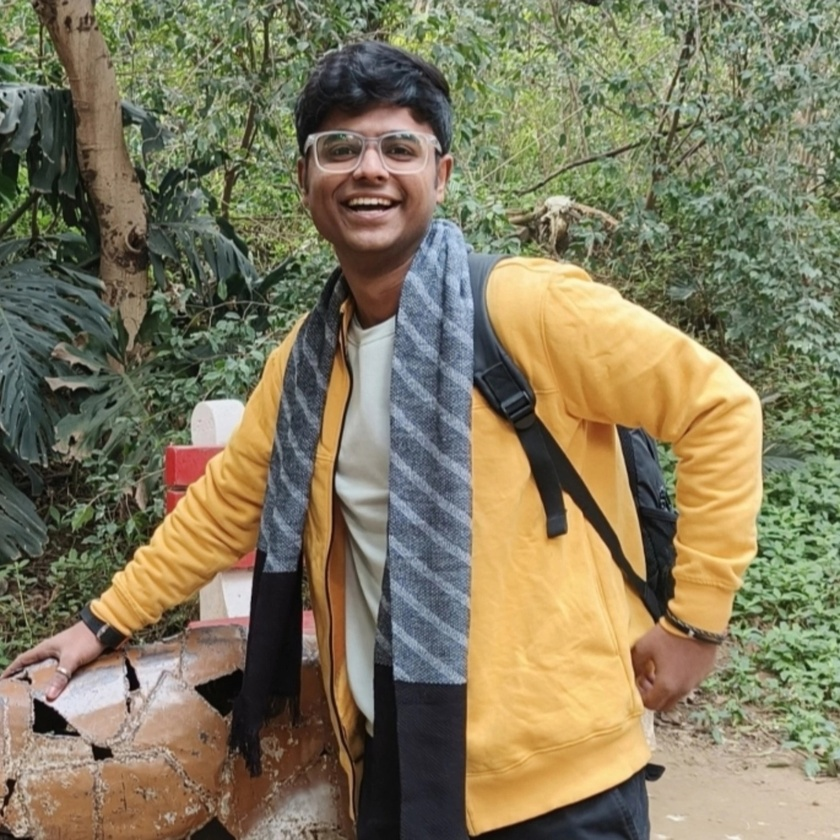
#> input picture server/ai_engine/test.jpg, 840 x 840 px, shrunk from 1440 x 1440 before the run
$ python -i noise_analysis.py   (imports and definitions only)
#> lines starting #> are read from the running program, lines starting #| are printed output that depends on the picture
import cv2
import numpy as np


def analyze_noise(image_path: str):
#> called with image_path = '../../ai_engine/test.jpg'
    image = cv2.imread(image_path)
#> image is the input picture: shape (840, 840, 3); mean B, G, R 93.9, 121.7, 129.6

    gray = cv2.cvtColor(image, cv2.COLOR_BGR2GRAY)
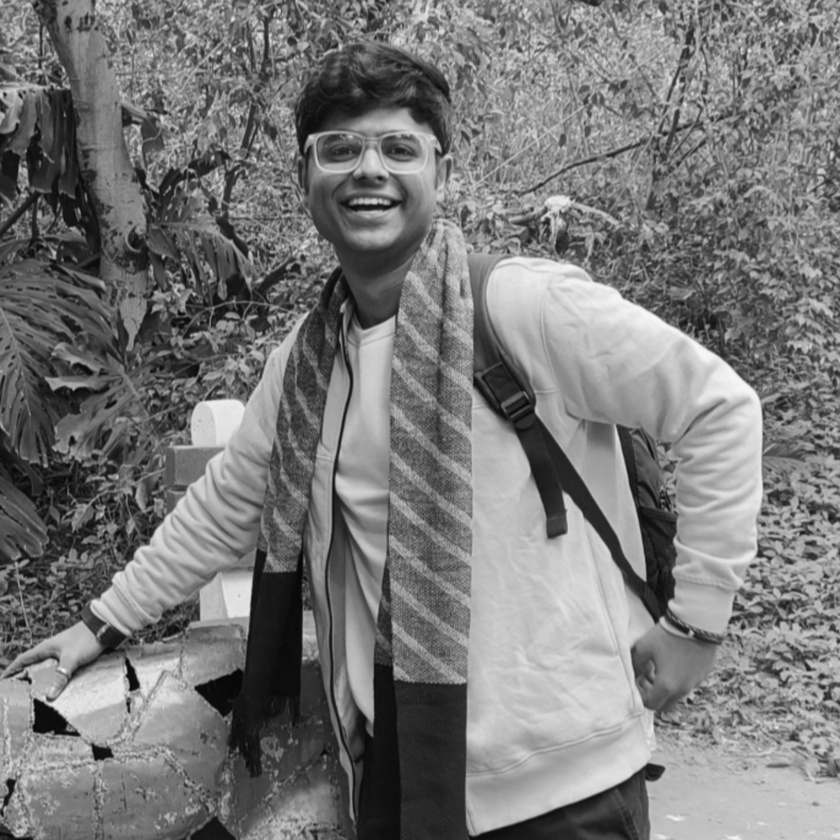
#> gray: shape (840, 840); min 3, max 247, mean 120.9

    blurred = cv2.GaussianBlur(gray, (5, 5), 0)

    noise = cv2.absdiff(gray, blurred)
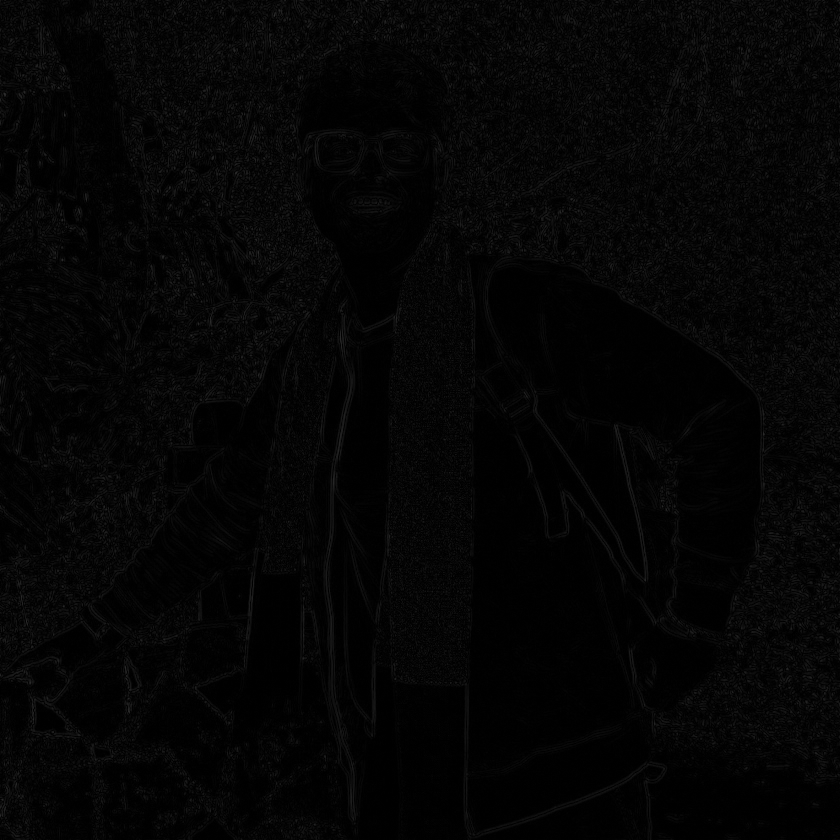
#> noise: shape (840, 840); min 0, max 47, mean 4.7

    noise_level = float(np.std(noise))
#> noise_level = 5.17

    return {
        "noise_level": round(noise_level, 2),
    }

>>> result = analyze_noise('../../ai_engine/test.jpg')
#> result = {'noise_level': 5.17}
